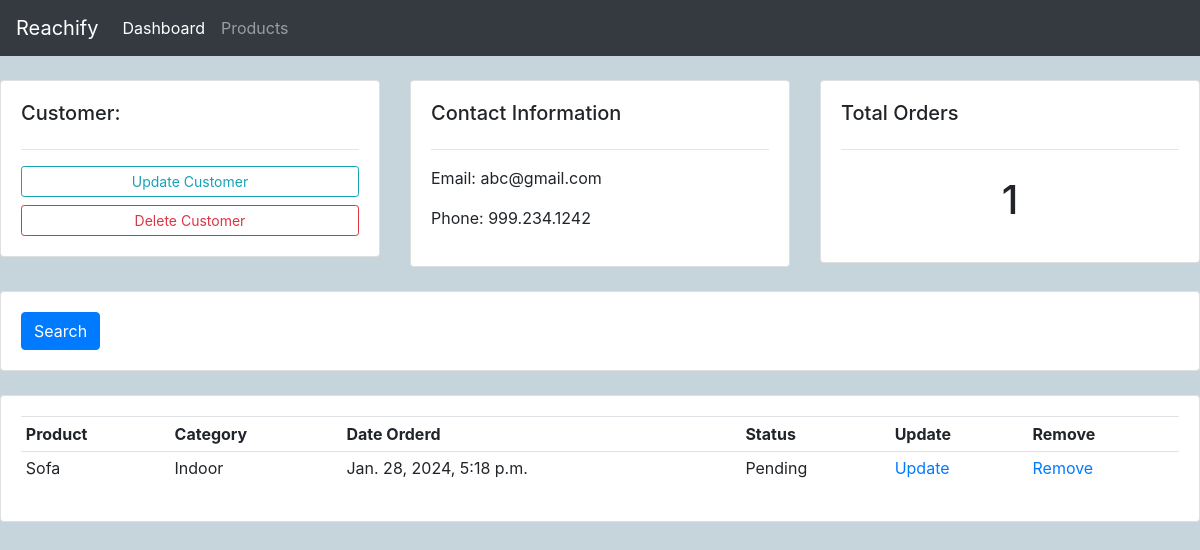
The app's page /customer/2/ with its own data.
### accounts/models.py (models this page shows, shortened)
class Customer(models.Model):
    name = models.CharField(max_length=200, null=True)
    phone = models.CharField(max_length=200, null=True)
    email = models.CharField(max_length=200, null=True)
    data_created = models.DateTimeField(auto_now_add=True, null=True) # Allows us to create the date and time when an instance of this class is created in the database.

class Order(models.Model):
    STATUS = (
        ('Pending', 'Pending'),
        ('Out for delivery', 'Out for delivery'),
        ('Delivered','Delivered')
    )
    customer = models.ForeignKey(Customer, null = True, on_delete=models.CASCADE) # One-to-many to product
    product = models.ForeignKey(Product, null = True, on_delete=models.CASCADE)
    data_created = models.DateTimeField(auto_now_add=True, null=True)
    status = models.CharField(max_length=200, null=True, choices = STATUS)

class Product(models.Model):
    CATEGORY = (
        ('Indoor', 'Indoor'),
        ('Outdoor', 'Outdoor'),
    )
    name = models.CharField(max_length=200, null=True)
    price = models.FloatField(null=True)
    category = models.CharField(max_length=200, null=True, choices = CATEGORY)
    description = models.CharField(max_length=200, null=True)
    data_created = models.DateTimeField(auto_now_add=True, null=True)
    tags = models.ManyToManyField(Tag)
    def __str__(self):
        return self.name

### accounts/views.py (the view)
# urls.py: path("customer/<str:pk>/", views.customer, name='customer'), # <str:pk> is used to pass in the user ID and forwads it to .views.
def customer(request, pk):
    customer = Customer.objects.get(id=pk)
    orders = customer.order_set.all()
    customer_orders_count = orders.count()
    context = {'customer':customer, 'orders':orders, 'customer_orders_count':customer_orders_count}
    return render(request,'customer.html', context)

### accounts/templates/customer.html
{% extends "main.html" %}
{% block content%}
{% include "navbar.html" %}
<br>
<div class="row">
    <div class="col-md">
        <div class="card card-body">
            <h5>Customer:</h5>
            <hr>
            <a class="btn btn-outline-info  btn-sm btn-block" href="">Update Customer</a>
            <a class="btn btn-outline-danger  btn-sm btn-block" href="">Delete Customer</a>
        </div>
    </div>
    <div class="col-md">
        <div class="card card-body">
            <h5>Contact Information</h5>
            <hr>
            <p>Email: {{customer.email}} </p>
            <p>Phone: {{customer.phone}} </p>
        </div>
    </div>
    <div class="col-md">
        <div class="card card-body">
            <h5>Total Orders</h5>
            <hr>
            <h1 style="text-align: center;padding: 10px">{{customer_orders_count}}</h1>
        </div>
    </div>
</div>
<br>
<div class="row">
    <div class="col">
        <div class="card card-body">
            <form method="get">
            <button class="btn btn-primary" type="submit">Search</button>
          </form>
        </div>
    </div>
</div>
<br>
<div class="row">
    <div class="col-md">
        <div class="card card-body">
            <table class="table table-sm">
                <tr>
                    <th>Product</th>
                    <th>Category</th>
                    <th>Date Orderd</th>
                    <th>Status</th>
                    <th>Update</th>
                    <th>Remove</th>
                </tr>
                {% for order in orders %}
                    <tr>
                        <td>{{order.product}}</td>
                        <td>{{order.product.category}}</td>
                        <td>{{order.product.data_created}}</td>
                        <td>{{order.status}}</td>
                        <td><a href =''>Update</a></td>
                        <td><a href =''>Remove</a></td>
                    </tr>
                {%endfor%}
            </table>
        </div>
    </div>
</div>
{%endblock%}

### static/css/main.css (style rules this page uses)
body { background-color:rgb(198, 212, 219) ; }

### records on screen
Customer: email "abc@gmail.com", phone "999.234.1242"
Order: product "Sofa", product.category "Indoor", product.data_created "Jan. 28, 2024, 5:18 p.m.", status "Pending"

### other values on screen
{{ customer_orders_count }} "1"
